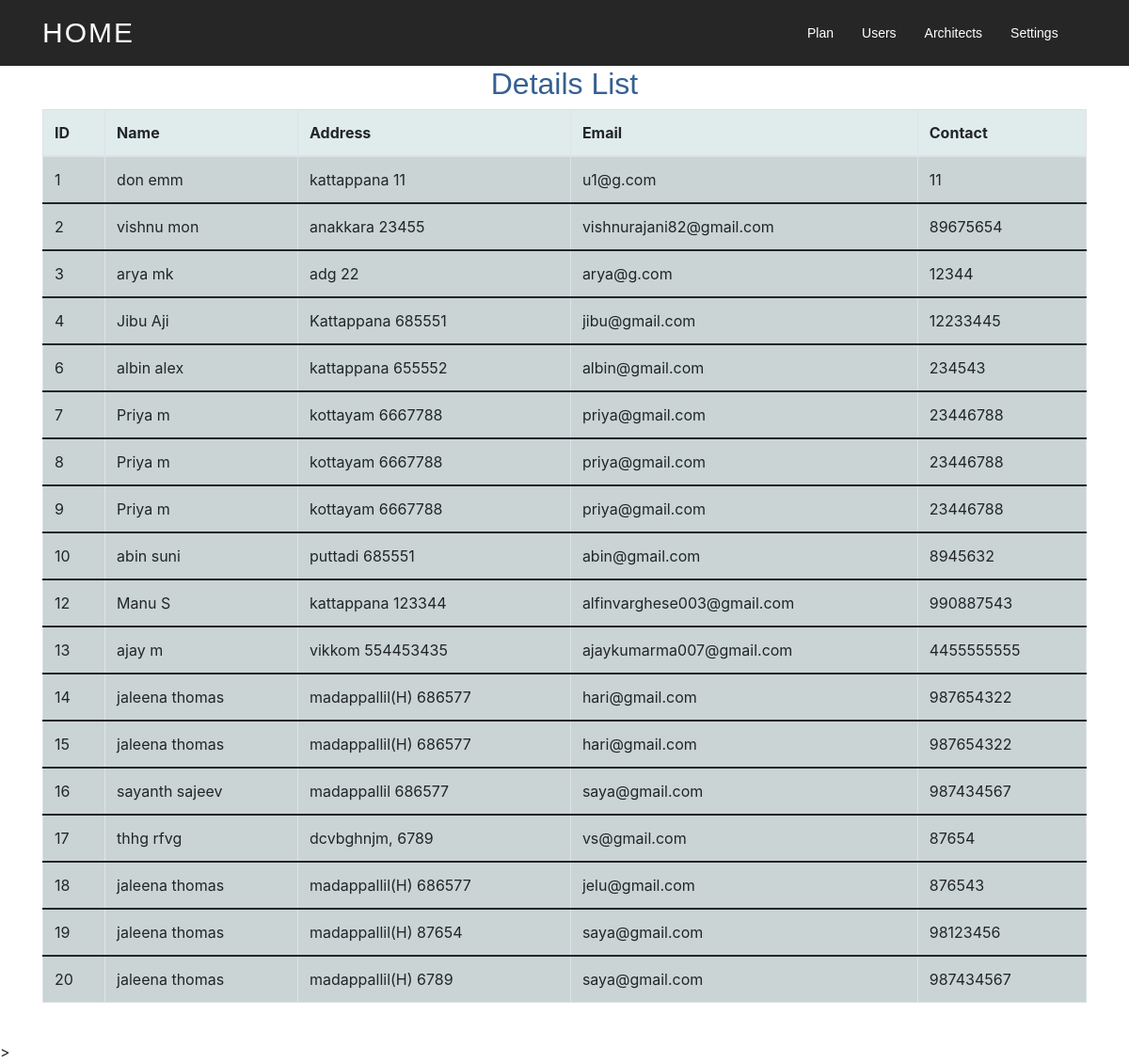
Screenshot of /admin_user_details with the database file from the repository.
### myapp/models.py (models this page shows, shortened)
class user_details(models.Model):
    user_id = models.IntegerField()
    fname = models.CharField(max_length=100)
    lname = models.CharField(max_length=200)
    gender = models.CharField(max_length=25)
    addr = models.CharField(max_length=500)
    pin = models.IntegerField()
    contact = models.IntegerField()
    email = models.CharField(max_length=25)

### myapp/views.py (the view)
# urls.py: path('admin_user_details', views.admin_user_details, name='admin_user_details'),
def admin_user_details(request):
    jm_l = user_details.objects.all()
    context = {'user_list': jm_l}
    return render(request, './myapp/admin_user_details.html', context)

### myapp/templates/myapp/admin_user_details.html (shortened to what this page needs)
{% extends 'myapp/admin_base.html' %}
{% load static %}
{% block background %}background="https://images.pexels.com/photos/1029611/pexels-photo-1029611.jpeg?cs=srgb&dl=pexels-scott-webb-1029611.jpg&fm=jpg" {% endblock %}
{% block body %}
<center>
    <h2><font color="#366092">Details List</font></h2>
    <div class="container">
    <form name="frm"  role="form" action="" method="post">
          <table class="table table-striped table-bordered" bgcolor="#e0ebeb">
        <thead>
             <tr>
            <th>ID</th>
            <th>Name</th>
            <th>Address</th>
            <th>Email</th>
            <th>Contact</th>
        </tr>
             </thead>
        {% for c in user_list %}
        <tbody>
        <tr class="info ">
            <td>{{ c.id }}</td>
            <td>{{ c.fname }} {{ c.lname }}</td>
            <td>{{ c.addr }} {{ c.pin }}</td>
            <td>{{ c.email }}</td>
            <td>{{ c.contact }}</td>
        </tr>
             </tbody>
        {% endfor %}
        </table>
        <br/>
    </form>
</div>
</center>
{% endblock %}

### myapp/static/myapp/assets/assets/css/style.css (style rules this page uses)
body { background: #fff; color: #666666; font-family: "Open Sans", sans-serif; }
h1, h2, h3, h4, h5, h6 { font-family: "Raleway", sans-serif; font-weight: 400; margin: 0 0 20px 0; padding: 0; }
.scrolled-offset { margin-top: 70px; }

### myapp/templates/myapp/admin_base.html (style rules this page uses)
body { background-repeat: no-repeat; background-attachment: fixed; background-size: cover; }

### rows the page displays
user_details: id "1", fname "don", lname "emm", addr "kattappana", pin "11", email "u1@g.com", contact "11"
user_details: id "2", fname "vishnu", lname "mon", addr "anakkara", pin "23455", email "vishnurajani82@gmail.com", contact "89675654"
user_details: id "3", fname "arya", lname "mk", addr "adg", pin "22", email "arya@g.com", contact "12344"
user_details: id "4", fname "Jibu", lname "Aji", addr "Kattappana", pin "685551", email "jibu@gmail.com", contact "12233445"
user_details: id "6", fname "albin", lname "alex", addr "kattappana", pin "655552", email "albin@gmail.com", contact "234543"
user_details: id "7", fname "Priya", lname "m", addr "kottayam", pin "6667788", email "priya@gmail.com", contact "23446788"
user_details: id "8", fname "Priya", lname "m", addr "kottayam", pin "6667788", email "priya@gmail.com", contact "23446788"
user_details: id "9", fname "Priya", lname "m", addr "kottayam", pin "6667788", email "priya@gmail.com", contact "23446788"
user_details: id "10", fname "abin", lname "suni", addr "puttadi", pin "685551", email "abin@gmail.com", contact "8945632"
user_details: id "12", fname "Manu", lname "S", addr "kattappana", pin "123344", email "alfinvarghese003@gmail.com", contact "990887543"
user_details: id "13", fname "ajay", lname "m", addr "vikkom", pin "554453435", email "ajaykumarma007@gmail.com", contact "4455555555"
user_details: id "14", fname "jaleena", lname "thomas", addr "madappallil(H)", pin "686577", email "hari@gmail.com", contact "987654322"
user_details: id "15", fname "jaleena", lname "thomas", addr "madappallil(H)", pin "686577", email "hari@gmail.com", contact "987654322"
user_details: id "16", fname "sayanth", lname "sajeev", addr "madappallil", pin "686577", email "saya@gmail.com", contact "987434567"
user_details: id "17", fname "thhg", lname "rfvg", addr "dcvbghnjm,", pin "6789", email "vs@gmail.com", contact "87654"
user_details: id "18", fname "jaleena", lname "thomas", addr "madappallil(H)", pin "686577", email "jelu@gmail.com", contact "876543"
user_details: id "19", fname "jaleena", lname "thomas", addr "madappallil(H)", pin "87654", email "saya@gmail.com", contact "98123456"
user_details: id "20", fname "jaleena", lname "thomas", addr "madappallil(H)", pin "6789", email "saya@gmail.com", contact "987434567"
